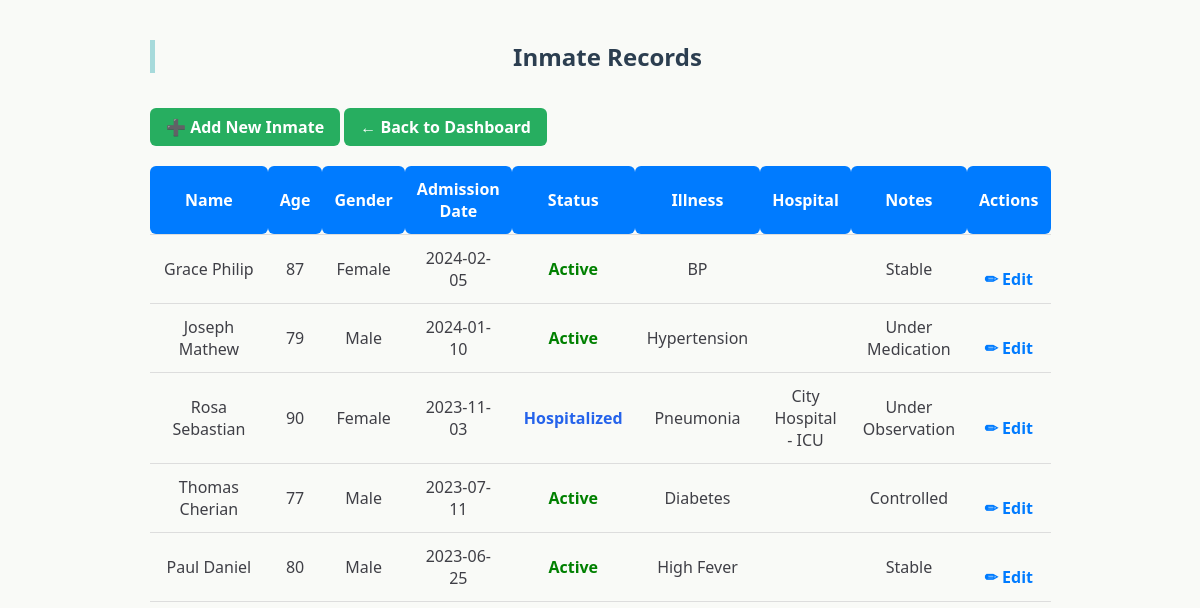
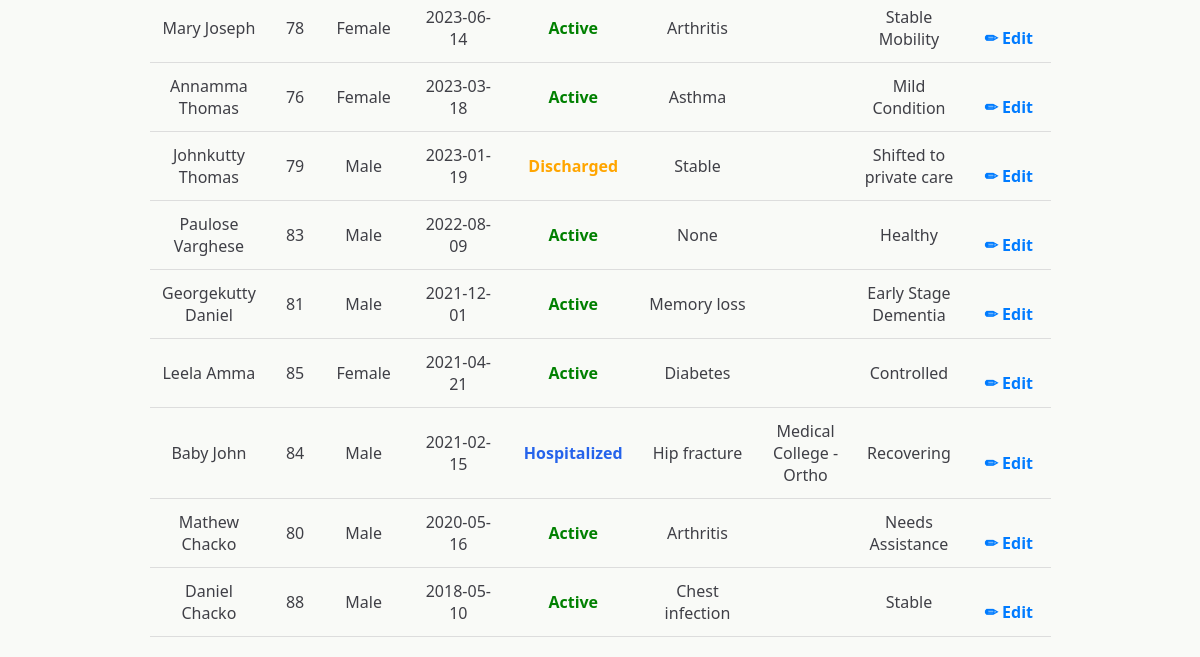
The page /admin/inmates (signed in) on the database as committed earlier (2 pictures, top to bottom).
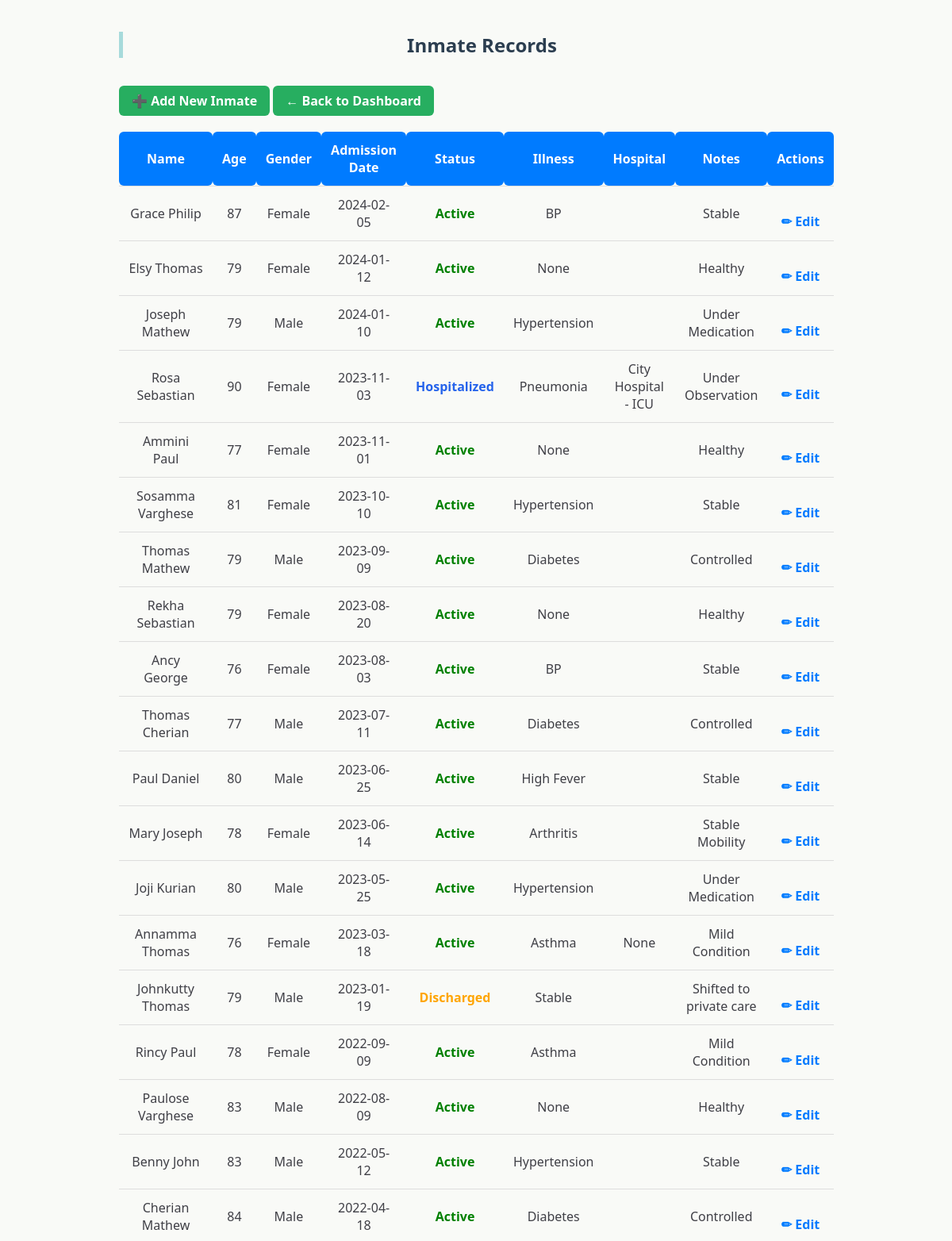
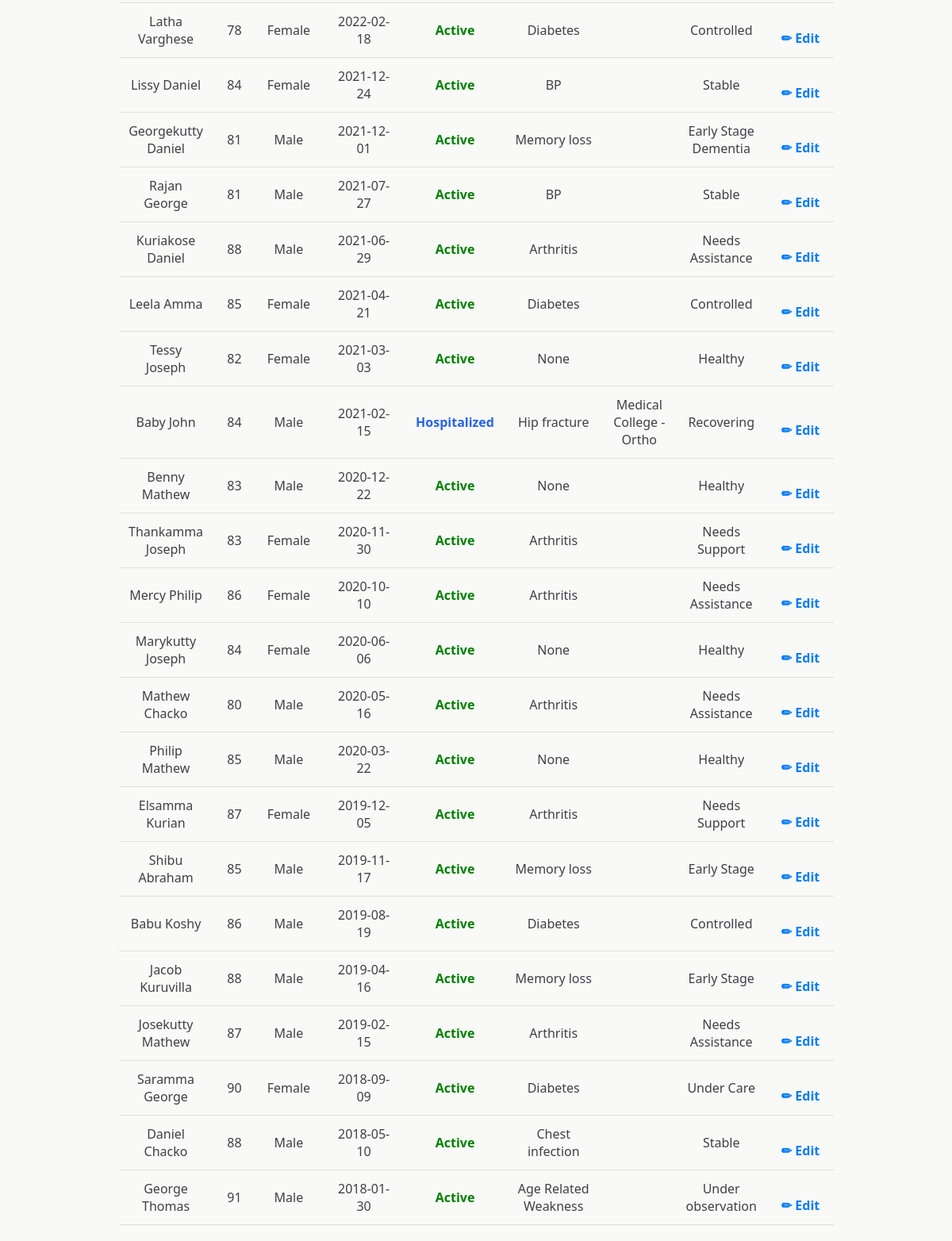
The same page on the database as committed later (2 pictures, top to bottom).
### tables this page shows
CREATE TABLE inmates(
        id INTEGER PRIMARY KEY AUTOINCREMENT,
        name TEXT,
        age INTEGER,
        gender TEXT,
        admission_date TEXT,
        status TEXT,
        illness TEXT,
        hospital_details TEXT,
        notes TEXT,
        date_of_death TEXT,
        previous_status TEXT,
        status_updated_date TEXT
    );

### app.py (the view)
@app.route("/admin/inmates")
def view_inmates():
    if "admin" not in session:
        return redirect("/")
    db = get_db()
    inmates = db.execute(
        "SELECT * FROM inmates ORDER BY admission_date DESC"
    ).fetchall()
    return render_template("inmates.html", inmates=inmates)

### app.py (called while the page is built)
def get_db():
    conn = sqlite3.connect(DB)
    conn.row_factory = sqlite3.Row
    return conn

### templates/inmates.html (shortened to what this page needs)
<!DOCTYPE html>
<html>
<head>
    <link rel="stylesheet" href="{{ url_for('static', filename='style.css') }}">
</head>
<body>
<div class="container">
    <h2>Inmate Records</h2>
    <div style="margin-bottom:20px;">
        <a href="/admin/inmates/add" class="back-btn">➕ Add New Inmate</a>
        <a href="/admin" class="back-btn">← Back to Dashboard</a>
    </div>
    <table class="inmate-table">
        <thead>
            <tr>
                <th>Name</th>
                <th>Age</th>
                <th>Gender</th>
                <th>Admission Date</th>
                <th>Status</th>
                <th>Illness</th>
                <th>Hospital</th>
                <th>Notes</th>
                <th>Actions</th>
            </tr>
        </thead>
        <tbody>
        {% for inmate in inmates %}
            <tr>
                <td>{{ inmate['name'] }}</td>
                <td>{{ inmate['age'] }}</td>
                <td>{{ inmate['gender'] }}</td>
                <td>{{ inmate['admission_date'] }}</td>
                <td>
                    {% if inmate['status'] == 'Active' %}
                        <span style="color:green; font-weight:600;">Active</span>
                    {% elif inmate['status'] == 'Discharged' %}
                        <span style="color:orange; font-weight:600;">Discharged</span>
                    {% elif inmate['status'] == 'Hospitalized' %}
                        <span style="color:#2563eb; font-weight:600;">Hospitalized</span>
                    {% else %}
                        <span style="color:red; font-weight:600;">Deceased</span>
                    {% endif %}
                </td>
                <td>{{ inmate['illness'] }}</td>
                <td>{{ inmate['hospital_details'] }}</td>
                <td>{{ inmate['notes'] }}</td>
                <td>
                    <a href="/admin/edit-inmate/{{ inmate['id'] }}" class="edit-btn">
                        ✏ Edit
                    </a>
                </td>
            </tr>
        {% endfor %}
        </tbody>
    </table>
</div>
</body>
</html>

### static/style.css (style rules this page uses)
body { font-family: "Segoe UI", Arial, sans-serif; background: #F9FAF7; padding: 20px; margin: 0; color: #3F3F46; }
h2 { color: #2E2B5F; border-left: 5px solid #A7DADB; padding-left: 10px; }
a { display: inline-block; margin-top: 10px; color: #2E2B5F; text-decoration: none; font-weight: 600; }
.back-btn { padding: 8px 14px; background: #2e7d32; color: white; text-decoration: none; border-radius: 6px; transition: 0.3s; }
h2 { text-align:center; margin-bottom:20px; }
table { width:100%; border-collapse:collapse; }
th, td { padding:12px; border-bottom:1px solid #ddd; text-align:center; }
th { background:#007bff; color:#fff; border-radius:6px; }
a { text-decoration:none; color:#007bff; display:inline-block; margin-top:20px; }
.back-btn { display: inline-block; margin-top: 10px; text-decoration: none; color: #555; }
.back-btn { display: inline-block; padding: 10px 20px; background-color: #4CAF50; color: white; text-decoration: none; border-radius: 6px; transition: background 0.3s; }
h2 { margin-bottom: 25px; color: #2c3e50; }
.back-btn { background: #27ae60; color: white; padding: 8px 16px; border-radius: 6px; text-decoration: none; }
.container { max-width: 900px; margin: auto; }
h2 { color: #2c3e50; margin-bottom: 25px; }

Rows that differ between the two databases and show on the page:
added inmates: name "Elsy Thomas", age "79", gender "Female", admission_date "2024-01-12", status "Active", illness "None", notes "Healthy"
added inmates: name "Ammini Paul", age "77", gender "Female", admission_date "2023-11-01", status "Active", illness "None", notes "Healthy"
added inmates: name "Sosamma Varghese", age "81", gender "Female", admission_date "2023-10-10", status "Active", illness "Hypertension", notes "Stable"
added inmates: name "Thomas Mathew", age "79", gender "Male", admission_date "2023-09-09", status "Active", illness "Diabetes", notes "Controlled"
added inmates: name "Rekha Sebastian", age "79", gender "Female", admission_date "2023-08-20", status "Active", illness "None", notes "Healthy"
added inmates: name "Ancy George", age "76", gender "Female", admission_date "2023-08-03", status "Active", illness "BP", notes "Stable"
added inmates: name "Joji Kurian", age "80", gender "Male", admission_date "2023-05-25", status "Active", illness "Hypertension", notes "Under Medication"
changed inmates "Annamma Thomas": hospital_details (not shown) → "None"
added inmates: name "Rincy Paul", age "78", gender "Female", admission_date "2022-09-09", status "Active", illness "Asthma", notes "Mild Condition"
added inmates: name "Benny John", age "83", gender "Male", admission_date "2022-05-12", status "Active", illness "Hypertension", notes "Stable"
added inmates: name "Cherian Mathew", age "84", gender "Male", admission_date "2022-04-18", status "Active", illness "Diabetes", notes "Controlled"
added inmates: name "Latha Varghese", age "78", gender "Female", admission_date "2022-02-18", status "Active", illness "Diabetes", notes "Controlled"
added inmates: name "Lissy Daniel", age "84", gender "Female", admission_date "2021-12-24", status "Active", illness "BP", notes "Stable"
added inmates: name "Rajan George", age "81", gender "Male", admission_date "2021-07-27", status "Active", illness "BP", notes "Stable"
added inmates: name "Kuriakose Daniel", age "88", gender "Male", admission_date "2021-06-29", status "Active", illness "Arthritis", notes "Needs Assistance"
added inmates: name "Tessy Joseph", age "82", gender "Female", admission_date "2021-03-03", status "Active", illness "None", notes "Healthy"
added inmates: name "Benny Mathew", age "83", gender "Male", admission_date "2020-12-22", status "Active", illness "None", notes "Healthy"
added inmates: name "Thankamma Joseph", age "83", gender "Female", admission_date "2020-11-30", status "Active", illness "Arthritis", notes "Needs Support"
added inmates: name "Mercy Philip", age "86", gender "Female", admission_date "2020-10-10", status "Active", illness "Arthritis", notes "Needs Assistance"
added inmates: name "Marykutty Joseph", age "84", gender "Female", admission_date "2020-06-06", status "Active", illness "None", notes "Healthy"
added inmates: name "Philip Mathew", age "85", gender "Male", admission_date "2020-03-22", status "Active", illness "None", notes "Healthy"
added inmates: name "Elsamma Kurian", age "87", gender "Female", admission_date "2019-12-05", status "Active", illness "Arthritis", notes "Needs Support"
added inmates: name "Shibu Abraham", age "85", gender "Male", admission_date "2019-11-17", status "Active", illness "Memory loss", notes "Early Stage"
added inmates: name "Babu Koshy", age "86", gender "Male", admission_date "2019-08-19", status "Active", illness "Diabetes", notes "Controlled"
added inmates: name "Jacob Kuruvilla", age "88", gender "Male", admission_date "2019-04-16", status "Active", illness "Memory loss", notes "Early Stage"
added inmates: name "Josekutty Mathew", age "87", gender "Male", admission_date "2019-02-15", status "Active", illness "Arthritis", notes "Needs Assistance"
added inmates: name "Saramma George", age "90", gender "Female", admission_date "2018-09-09", status "Active", illness "Diabetes", notes "Under Care"
added inmates: name "George Thomas", age "91", gender "Male", admission_date "2018-01-30", status "Active", illness "Age Related Weakness", notes "Under observation"
